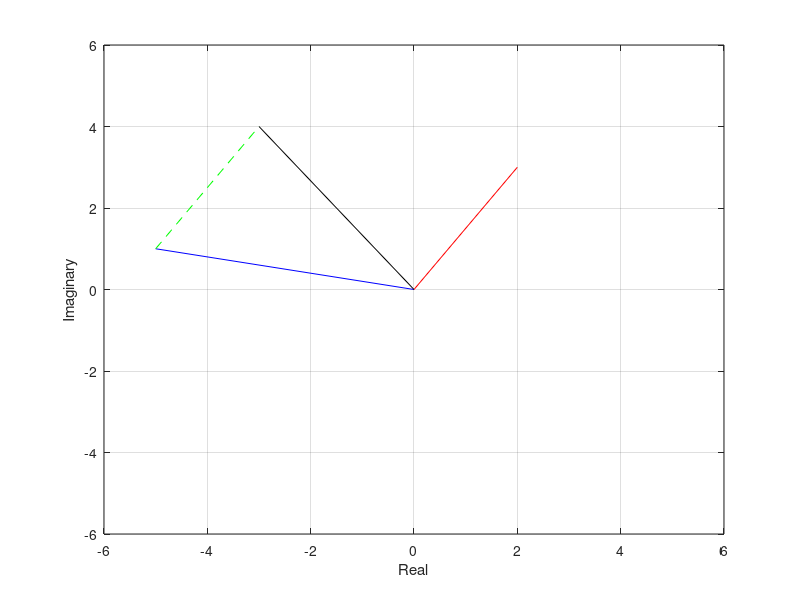

Source code (MATLAB): (Note: this script raises an error after producing the figure.)
% BME671L
% Lab #1: clear, close, plots, vectors, complex variables, real, imag,
% atan, angle

% Your name: Ravitashaw Bathla

clear, close all
% Plotting example with u = 1 - 3j, v = 2 + 4j
figure(1), clf
plot([0 1],[0 -3],'k',[0 2],[0 4],'k--')
xlabel('x-axis label goes here')
ylabel('y-axis label goes here')
xlim([-2 2])
ylim([-4 4])
grid on

%%
% Q1: Define 2 complex variables u and v where u = 2 + 3j, v = -5 + j.
u = complex(2, 3)
v = complex(-5, 1)

%%
% Q2: calculate the sum of u and v. Do not suppress the output.
u + v

%%
% Q3: When an output is not assigned a variable it automatically gets
% designated as "ans". Save "ans" as a new variable z. This time suppress
% the output by adding a ";" to the end of the command
z = ans;

%%
% Q4: Print real and imagingary parts of z separately using the disp
% command. Use the matlab functions that return the components of z instead
% of hard coding the answer.

disp('real:')
disp(real(z))
disp('imag:')
disp(imag(z))

%%
% Q5: Calculate the magnitude of z using its complex conjugate either with a
% "'" or using the conj() command. Is there any difference between these
% commands? What if input was a matrix?
z_conj = conj(z);
z_magnitude = z*z_conj;

%%
% Your answer: 
% For complex number as input, the conjugate can be calculated using 
% either "'" or conj() function. However, the behaviour of the two 
% operations are different for matrix. For matrix, using the "'" will
% calculate the conjugate along with transpose the matrix as well (this is
% commanly referred as CTRANSPOSE). On the other side, the conj() function
% will only calculate the conjugate of the matrix without transposing the
% matrix. 

%%
% Q6: Find the angle of z using Matlab's "angle" command
angle(z)

%%
% Q7: If you instead use the "atan" command to what result do you get? Why
% might these values disagree?
atan(z)

atan(imag(z)/real(z))

%%
% Your answer: 
% The answers are different because "atan" acts on element-wise, in this
% case the real and imaginary part separately. However, the "angle"
% function works on the entire complex number, so it provides angle of the 
% value in radians. If we want to get the same result using "atan" command,
% we will divide the imaginary part wrt real part and adjust the phase (as 
% the "atan" function returns angle in range -pi/2 to pi/2). So, if we are
% using "atan" function, we need to make sure the angle is in correct phase
% by adding or subtracting pi. 
% Otherwise, the "atan2" command should be used with two arguments for 
% real and imaginary part separately. 

%%
% Q8: Plot u in red and v in blue as solid lines on the same plot. The
% vectors should originate from the origin. Label the x and y axis as real
% and imaginary. Set both the x and y axis to display +/- 6. Add a grid.
figure(1), clf
plot([0 real(u)],[0 imag(u)],'r-',[0 real(v)],[0 imag(v)],'b-')
xlabel('Real')
ylabel('Imaginary')
xlim([-6 6])
ylim([-6 6])
grid on

% Add z to the plot in black using the "hold on" command. 
hold on
plot([0 real(z)],[0 imag(z)],'k-')

% Add an additional vector to the plot that geometrically represents the
% addition of u to v. Make this vector a dashed green line. Hint:
% head-to-tail vector addition.

% calculate the tip of displaced vector u over the head v
% let the point cooridinate of head of u be (x,y)
hold on
plot([real(v) real(z)],[imag(v) imag(z)],'g--')

% *************************************************************************
%   SHOW FIGURE 1 TO THE TA TO RECIEVE CREDIT FOR THE LAB
% *************************************************************************


%%
% Q9: Create a function cart2polar with that has an input of a complex
% number in a cartesian format, z, and outputs the corresponding radius and
% angle for polar coordinates. The only built-in matlab commands you are
% allowed to use are real(), imag(), and atan(). Use if, elseif, and else.
% Remember that in Matlab any boolean statements require the symbol to
% appear twice (e.g. == or && or ||).

% ANSWER:
% in file cart2polar.m 
%%
% Q10: Convert the following values to polar coordinates by hand and
% compare the answers to output of your cart2polar function. Remeber that
% all angles should be between -pi and pi.
z1 = 1+1j;
z2 = -1+j;
z3 = -3-4j;
z4 = j;

% By hand:
% z1: r = 1.414    theta = pi/4
% z2: r = 1.414    theta = 3pi/4 (or, -pi/4 + pi)
% z3: r = 5        theta = -2.2143 (or, 0.927 - pi)
% z4: r = 1        theta = pi/2

% Using cart2polar:
[r1, theta1] = cart2polar(z1)
[r2, theta2] = cart2polar(z2)
[r3, theta3] = cart2polar(z3)
[r4, theta4] = cart2polar(z4)

%%
% When you are done:
%	* Make sure to show the indicated result/figure to the TA during the
%     lab period to recieve credit
%	* upload your script to Sakai
%   * upload your cart2polar function
%   * upload a pdf containing your script and outputs
%   * PRINT a copy of your pdf to turn in at the beginning of class on
%     Wednesday
return

